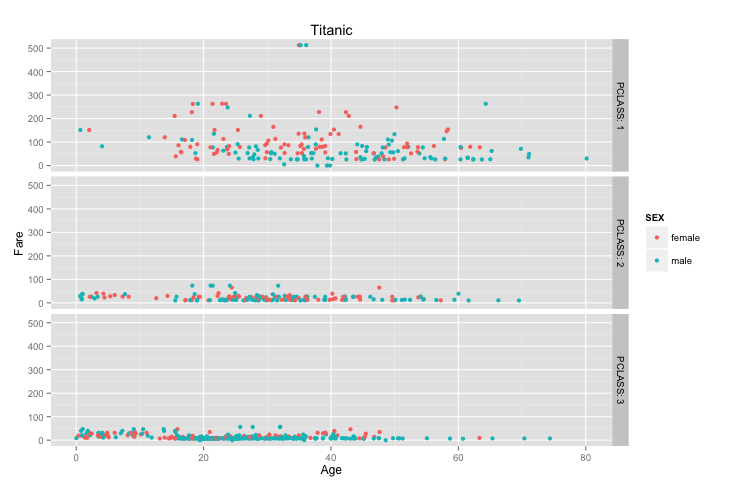

The R source for this figure:
# Create data frame

df <- data.frame(fromJSON(getURL(URLencode('129.152.144.84:5001/rest/native/?query="select * from titanic where sex is not null"'),httpheader=c(DB='jdbc:oracle:thin:@129.152.144.84:1521/PDBF15DV.usuniversi01134.oraclecloud.internal', USER='cs329e_mh42375', PASS='orcl_mh42375', MODE='native_mode', MODEL='model', returnDimensions = 'False', returnFor = 'JSON'), verbose = TRUE), ))

# Create Unique Plot
ggplot() +
  coord_cartesian() +
  scale_x_continuous() +
  scale_y_continuous() +
  facet_grid(PCLASS~., labeller = label_both) +
  labs(title="Titanic", x="Age", y="Fare")+
  layer(data=df,
        mapping=aes(x=as.numeric(as.character(AGE)), y=as.numeric(as.character(FARE)), color=SEX),
        stat="identity",
        stat_params=list(),
        geom="point", geom_params=list(),
        position=position_jitter(width=0.5,height=0.3)
  )
